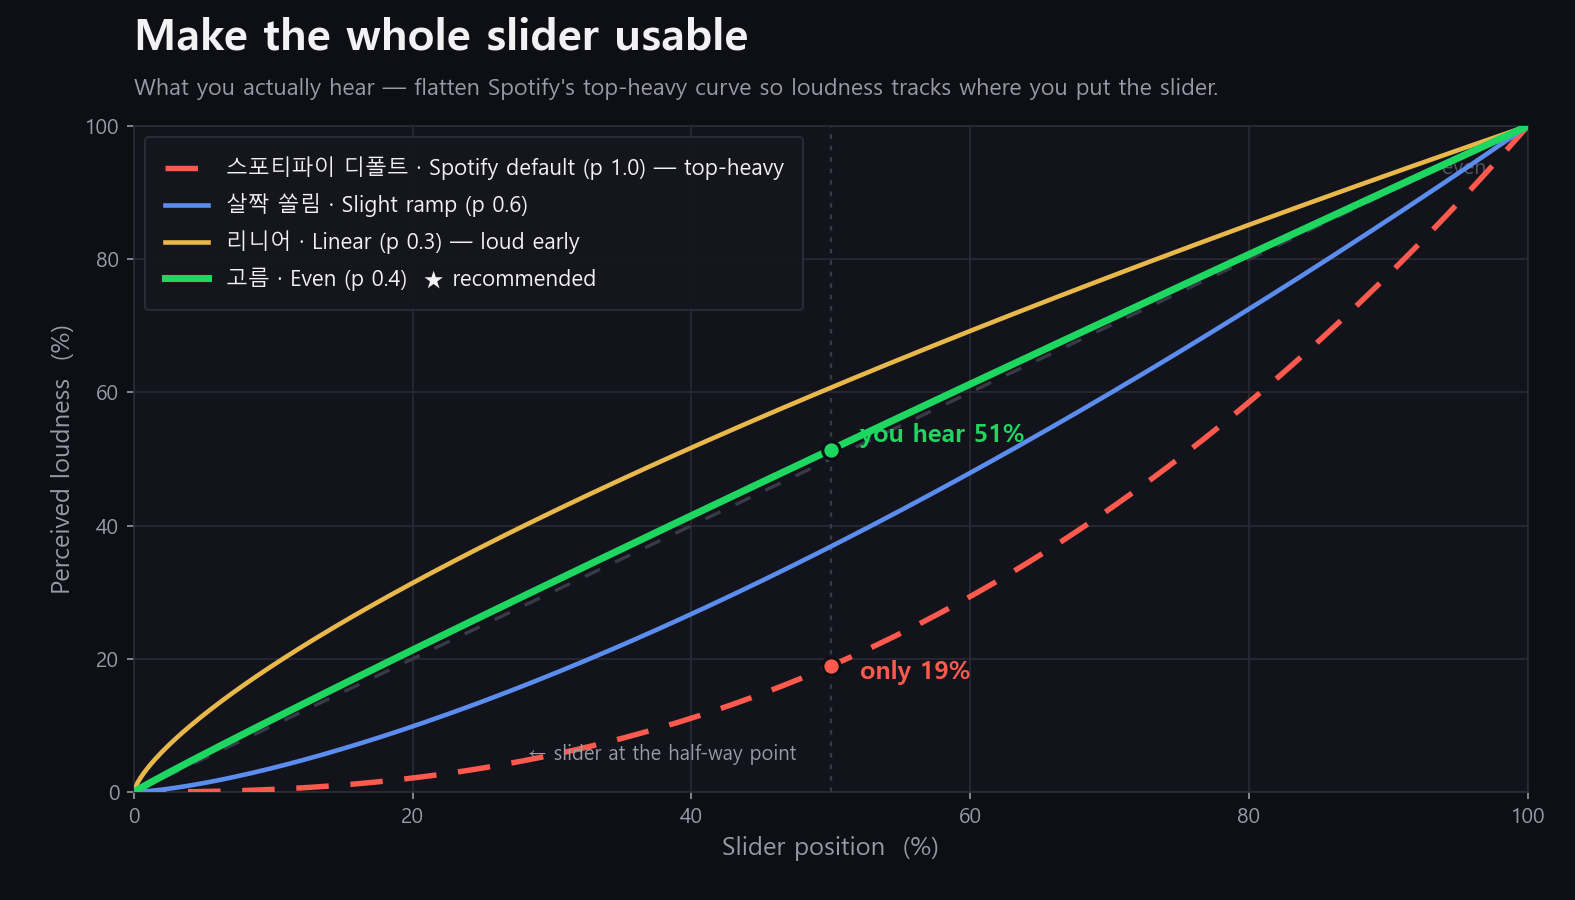

This figure's Python source:
# Regenerates assets/curve.png — the "Make the whole slider usable" chart in the READMEs.
# Plots perceived loudness (= slider^(2.4*p)) for each preset, matching the in-app graph.
# Run from the repo root:  python3 assets/curve.py   (needs matplotlib + numpy + a Korean font)
import numpy as np
import matplotlib
matplotlib.use("Agg")
import matplotlib.pyplot as plt
from matplotlib import font_manager

for fp in ["/mnt/c/Windows/Fonts/malgun.ttf", "/mnt/c/Windows/Fonts/malgunbd.ttf"]:
    font_manager.fontManager.addfont(fp)
plt.rcParams["font.family"] = "Malgun Gothic"
plt.rcParams["axes.unicode_minus"] = False

# ---- palette (matches the app) ----
BG      = "#0e0e15"
PANEL   = "#13131c"
GRID    = "#26263200"  # transparent-ish; we draw grid manually
GRIDC   = "#262630"
TEXT    = "#f2f2f5"
SUB     = "#9a9aa8"
GREEN   = "#1ed760"   # Spotify green — the recommended "Even" preset
AMBER   = "#e8b84b"   # Linear (loud early)
BLUE    = "#5b8def"   # Slight ramp
RED     = "#ff5a4d"   # Spotify default — the top-heavy problem we fix

FELT = 2.4  # Spotify applies ~x^4 on top of what we send, so perceived loudness ~= position^(2.4*p)

x = np.linspace(0, 1, 400)

fig = plt.figure(figsize=(10.5, 6.0), dpi=150)
fig.patch.set_facecolor(BG)
ax = fig.add_axes([0.085, 0.12, 0.885, 0.74])
ax.set_facecolor(PANEL)

# manual faint grid
for v in range(0, 101, 20):
    ax.axhline(v, color=GRIDC, lw=1, zorder=0)
    ax.axvline(v, color=GRIDC, lw=1, zorder=0)

# even reference (perfect diagonal)
ax.plot([0, 100], [0, 100], color="#3a3a46", lw=1.6, ls=(0, (5, 5)), zorder=1)
ax.text(97, 92, "even", color="#55555f", fontsize=10, ha="right", va="bottom", style="italic")

def felt(p):
    return np.power(x, FELT * p) * 100

# draw from least to most prominent
ax.plot(x*100, felt(1.0), color=RED,   lw=2.6, ls=(0, (6, 4)), zorder=3,
        label="스포티파이 디폴트 · Spotify default (p 1.0) — top-heavy")
ax.plot(x*100, felt(0.6), color=BLUE,  lw=2.2, zorder=4,
        label="살짝 쏠림 · Slight ramp (p 0.6)")
ax.plot(x*100, felt(0.3), color=AMBER, lw=2.2, zorder=4,
        label="리니어 · Linear (p 0.3) — loud early")
ax.plot(x*100, felt(0.4), color=GREEN, lw=3.4, zorder=6,
        label="고름 · Even (p 0.4)  ★ recommended")

# the punchline: at the half-way slider, what do you actually hear?
xs = 50
ax.axvline(xs, color="#3a3a46", lw=1.1, ls=(0, (2, 3)), zorder=2)

def marker(p, color, label, dx, dy, ha):
    yv = (xs/100) ** (FELT * p) * 100
    ax.scatter([xs], [yv], s=70, color=color, zorder=8, edgecolors=BG, linewidths=1.5)
    ax.annotate(label, (xs, yv), textcoords="offset points", xytext=(dx, dy),
                color=color, fontsize=12, fontweight="bold", ha=ha, va="center")

marker(0.4, GREEN, "you hear 51%", 14, 7, "left")
marker(1.0, RED,   "only 19%", 14, -3, "left")
ax.text(xs-2.5, 4, "← slider at the half-way point", color=SUB, fontsize=9.5, ha="right", va="bottom")

# titles
fig.text(0.085, 0.945, "Make the whole slider usable", color=TEXT, fontsize=21, fontweight="bold")
fig.text(0.085, 0.895, "What you actually hear — flatten Spotify's top-heavy curve so loudness tracks where you put the slider.",
         color=SUB, fontsize=11)

ax.set_xlim(0, 100); ax.set_ylim(0, 100)
ax.set_xlabel("Slider position  (%)", color=SUB, fontsize=12)
ax.set_ylabel("Perceived loudness  (%)", color=SUB, fontsize=12)
ax.set_xticks(range(0, 101, 20)); ax.set_yticks(range(0, 101, 20))
ax.tick_params(colors=SUB, labelsize=10)
for s in ax.spines.values():
    s.set_color("#2c2c38")

leg = ax.legend(loc="upper left", frameon=True, fontsize=10.5,
                facecolor="#16161f", edgecolor="#2c2c38", labelcolor=TEXT,
                borderpad=0.9, labelspacing=0.6)
leg.get_frame().set_alpha(0.95)

fig.savefig("assets/curve.png", facecolor=BG)
print("wrote assets/curve.png")
